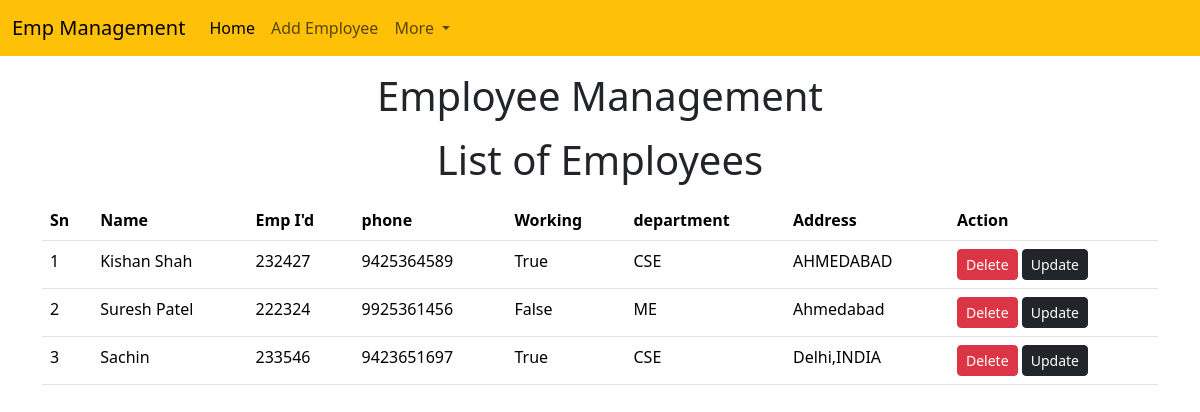
The page /emp/home/ on the database its author committed.
### emp/models.py (models this page shows, shortened)
class Emp(models.Model):
    name=models.CharField(max_length=200)
    emp_id=models.CharField(max_length=200)
    phone=models.CharField(max_length=10)
    address=models.CharField(max_length=150)
    working=models.BooleanField(default=True)
    department=models.CharField(max_length=10)

### emp/views.py (the view)
# urls.py: path("home/",emp_home),
def emp_home(request):
    emps=Emp.objects.all()
    return render(request, "emp/home.html",{
        'emps':emps
    })

### templates/emp/home.html (shortened to what this page needs)
<!doctype html>
<html lang="en">
  <head>
    <link href="https://cdn.jsdelivr.net/npm/bootstrap@5.3.2/dist/css/bootstrap.min.css" rel="stylesheet">
  </head>
  <body>
    {% include 'emp/navbar.html' %}
    <h1 class="text-center my-3">Employee Management</h1>
    <h1 class="text-center my-3">List of Employees </h1>
    <div class="container">
      <div class="row">
        <div class="col-md-12">
          <table class="table">
            <thead>
              <tr>
                <th scope="col">Sn</th>
                <th scope="col">Name</th>
                <th scope="col">Emp I'd</th>
                <th scope="col">phone</th>
                <th scope="col">Working</th>
                <th scope="col">department</th>
                <th scope="col">Address</th>
                <th scope="col">Action</th>
              </tr>
            </thead>
            <tbody>
              {% for e in emps %}
              <tr>
                <td>{{forloop.counter}}</td>
                <td>{{e.name}}</td>
                <td>{{e.emp_id}}</td>
                <td>{{e.phone}}</td>
                <td>{{e.working}}</td>
                <td>{{e.department}}</td>
                <td>{{e.address}}</td>
                <td>
                  <a href="/emp/delete-emp/{{e.id}}" class="btn btn-danger btn-sm">Delete</a>
                  <a href="/emp/update-emp/{{e.id}}" class="btn btn-dark btn-sm">Update</a>
                </td>
              </tr>
              {% endfor %}
            </tbody>
          </table>
        </div>
      </div>
    </div>
  </body>
</html>

### templates/emp/navbar.html (shortened to what this page needs)
<nav class="navbar navbar-expand-lg bg-warning">
    <div class="container-fluid">
      <a class="navbar-brand" href="#">Emp Management</a>
      <div class="collapse navbar-collapse" id="navbarSupportedContent">
        <ul class="navbar-nav me-auto mb-2 mb-lg-0">
          <li class="nav-item">
            <a class="nav-link active" aria-current="page" href="/emp/home">Home</a>
          </li>
          <li class="nav-item">
            <a class="nav-link" href="/emp/add-emp/">Add Employee</a>
          </li>
          <li class="nav-item dropdown">
            <a class="nav-link dropdown-toggle" href="#" role="button" data-bs-toggle="dropdown" aria-expanded="false">
              More
            </a>
          </li>
        </ul>
      </div>
    </div>
  </nav>

### rows shown on the page
Emp: name "Kishan Shah", emp_id "232427", phone "9425364589", working "True", department "CSE", address "AHMEDABAD"
Emp: name "Suresh Patel", emp_id "222324", phone "9925361456", working "False", department "ME", address "Ahmedabad"
Emp: name "Sachin", emp_id "233546", phone "9423651697", working "True", department "CSE", address "Delhi,INDIA"
